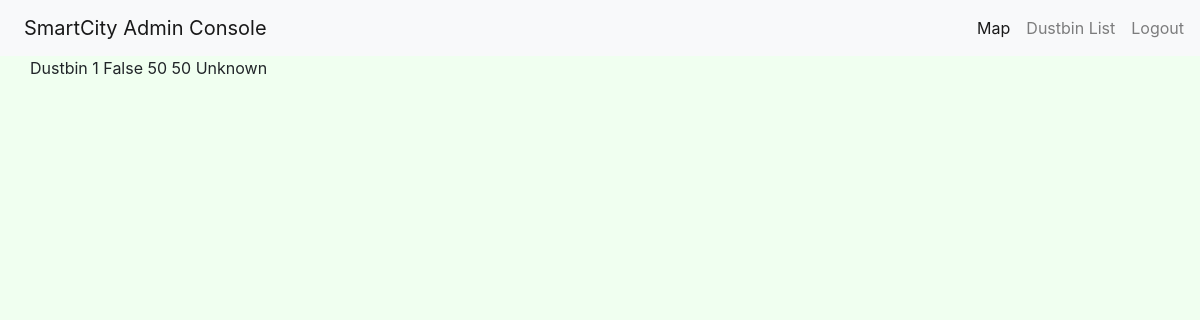
The app's page /dustbin/1/ (signed in), older data.
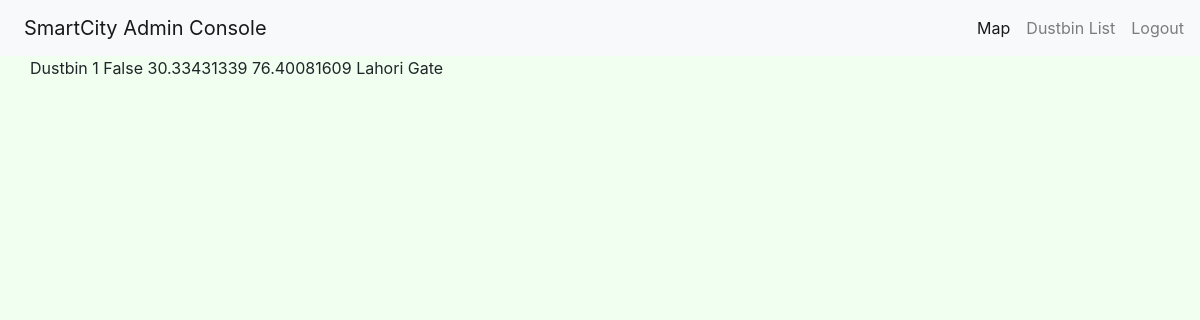
The same page, newer data.
### dustbin/models.py (models this page shows)
class Dustbin(models.Model):
	longitude = models.TextField()
	latitude = models.TextField()
	location = models.TextField()
	isFull = models.BooleanField()
	def __str__(self):
		return "Dustbin " + str(self.id)

### dustbin/views.py (the view)
# urls.py: url(r"^(?P<pk>\d+)/$", views.DustBinDetailView.as_view(), name="dustbin_detail"),
class DustBinDetailView(LoginRequiredMixin, DetailView):
	model = Dustbin
	context_object_name = 'dustbin'
	template_name = 'dustbin_detail.html'

### dustbin/templates/dustbin_detail.html
{% extends 'base.html' %}
{% block content %}
    {{ dustbin }}
    {{ dustbin.isFull }}
    {{ dustbin.latitude }}
    {{ dustbin.longitude }}
    {{ dustbin.location }}
{% endblock %}

Row changes from the older to the newer data that the page shows:
changed Dustbin "Dustbin 1": latitude "50" → "30.33431339"; longitude "50" → "76.40081609"; location "Unknown" → "Lahori Gate"
